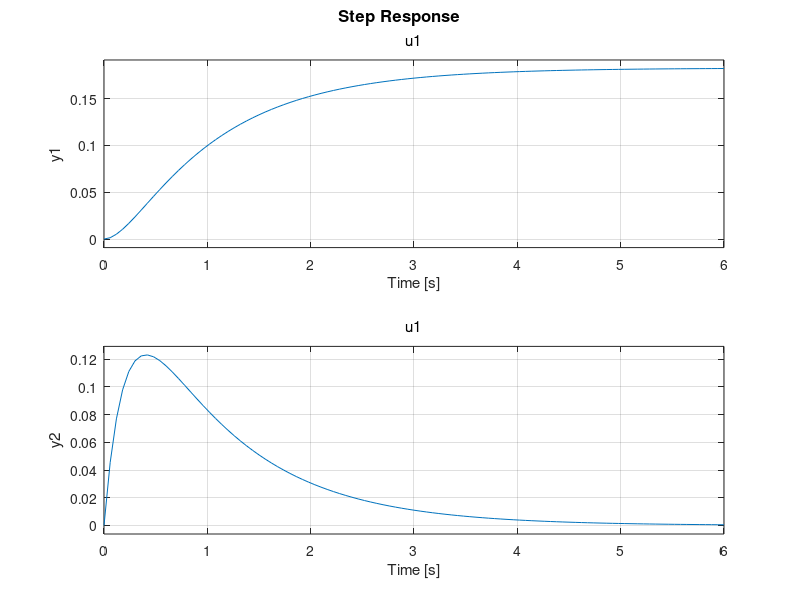

Here is the MATLAB script that generated this plot: (Note: this script raises an error after producing the figure.)
close all
warning('off','all')
%% Continuous Time

clear

Ix = .1;                 % rotational moment of inertia
C_l_prime = .01;        % slope of cl vs alpha curve
rho = 1.17;             % density in kg/m^3
S = .007;               % wing area in m^2
area = .0001;              % wing cross-sectional area
d_l = 0.15;             % distance from roll axis to aerodynamic center

angle_noise = 0.003;
rate_noise = .08 * pi / 180; % rad/s noise

v = 70;                 % Air Speed (m/s)

A = [
    0 1;
    0 0;
];
B = [
    0;
    1.5*rho*v^2*C_l_prime*S*d_l*(1/Ix)
];
C = [1 0; 0 1];
D = 0;

q1 = 30; 
r1 = 1;

Q = C'*q1*C;
R = r1;


K = lqr(A, B, Q, R);

sys1 = ss(A-B*K, B, C, D);
step(sys1)

x0 = [0 20]';
[T,X] = ode45(@stabilize, 0:.001:4, x0);

plot(T, X(:,2))

%% Discrete Time Updates

dT = .01;           % Sample rate (control loop time)
totalT = 8; %secs
stepsPerdt = 10;
[Kd, Sd, ed] = lqrd(A,B,Q,R, dT)
rate = 200; % deg/s (servo)


tauVecLength = totalT / dT * (stepsPerdt + 1);
time = linspace(0,totalT,tauVecLength);

tauConst = 5*ones(tauVecLength,1) ;
tauPeriodic = 2.5 * sin(time) + 5;
seedPseudo = randi([1000,2000],1,60);
tauPseudoRand = [];
for i = 1:1:length(seedPseudo)
    if mod(i,2) == 0
        tauPseudoRand = [tauPseudoRand, zeros(1,seedPseudo(i))];
    else
        tauPseudoRand = [tauPseudoRand, ones(1,seedPseudo(i))*5];
    end
end

tauChoice = tauPseudoRand(1:tauVecLength);
    
tau = reshape(tauChoice, [(stepsPerdt +1), totalT/dT]);

u=0;
uf=0;
xp = [0; 4]; xc = [0;0]; r = 0;
ti = 0; tf = ti + dT; Traj = [];
x_true = xp;
for k=1:1:totalT/dT

    u0 = uf;
    u = -Kd*xp;
    if abs(u) > 15
        u = (abs(u)/u)*15;
    end
    %u = 0;
    if u == u0
        dir = 0;
    else
        dir = abs(u-u0)/(u-u0);
    end
    
%u 
    timespan = [ti:dT/stepsPerdt:tf]';
    
    % 
    u_path = u0 + (timespan-ti)*dir*rate;
    for i=1:size(u_path)
        if dir < 0
            if u_path(i) < u
                u_path(i) = u;
            end
        elseif dir > 0
            if u_path(i) > u
                u_path(i) = u;
            end
        end
    end
  
    pertPath = u_path + tau(:,k);
    [Yout, Tout, Xout]=lsim(ss(A,B,C,D),pertPath,timespan,x_true);
%     [Tout, Xout] = ode45(@(t,x) stabilize_pert(t,x, u0, uf, timespan, dT, rate), timespan, xp);
    rate_error = rate_noise*randn* 20;
    angle_error = dT*rate_error;
    xp = Xout(end,:)' + [angle_error; rate_error];
    Traj = [Traj; Tout(:), Xout, xp'.*ones(size(Xout)), u_path];
    
    uf = u_path(end);
    ti = tf;
    tf = ti+dT;
    x_true = Xout(end,:)';

end
%ang vel
figure
plot((Traj(:,1)),Traj(:,5),'g', (Traj(:,1)),Traj(:,3),'b',flip(Traj(:,1)),r*ones(size(Traj(:,1))), 'r--','linewidth',2);
set(gca,'fontsize', 16);
xlabel('Time (s)');
ylabel('rad/sec')
legend('Measured Roll Rate', 'True Roll Rate', 'Reference');
% 
% set(gcf, 'Position', get(0, 'Screensize').*0.4 + [400 300 200 100]); 
% saveas(gcf, '/Users/shantamerkanian/Desktop/School/W23/AE 405/Final Report/simulated_tauPseudoRand.png')

figure
plot((Traj(:,1)),Traj(:,2),'b', 'linewidth',3);
set(gca,'fontsize', 16);
title('Pseudo Random: Angle')
xlabel('Time (s)');
ylabel('rad')
legend('Angle');

figure
plot((Traj(:,1)), Traj(:,6), 'b', time, tauChoice, 'r--','linewidth',3);
set(gca,'fontsize', 16);
title('Pseudo Random: Controls')
xlabel('Time (s)');
ylabel('deg')
legend('u');

